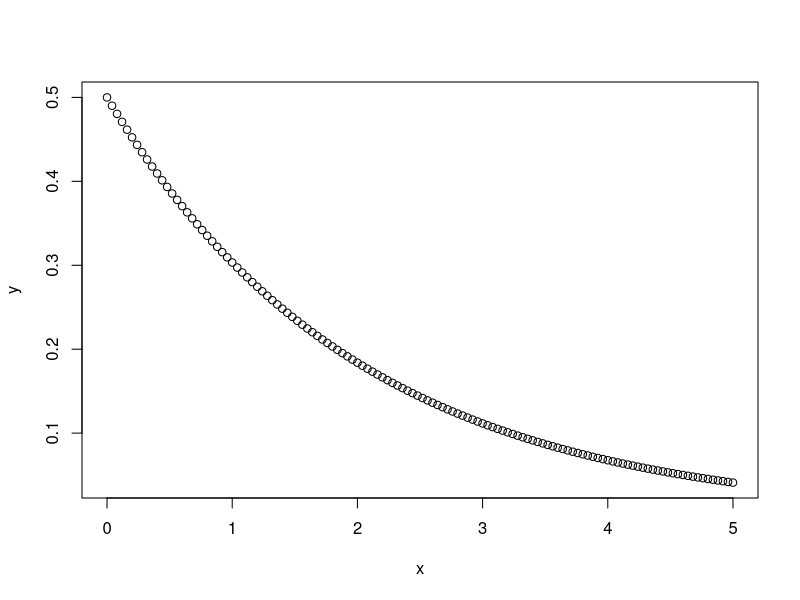
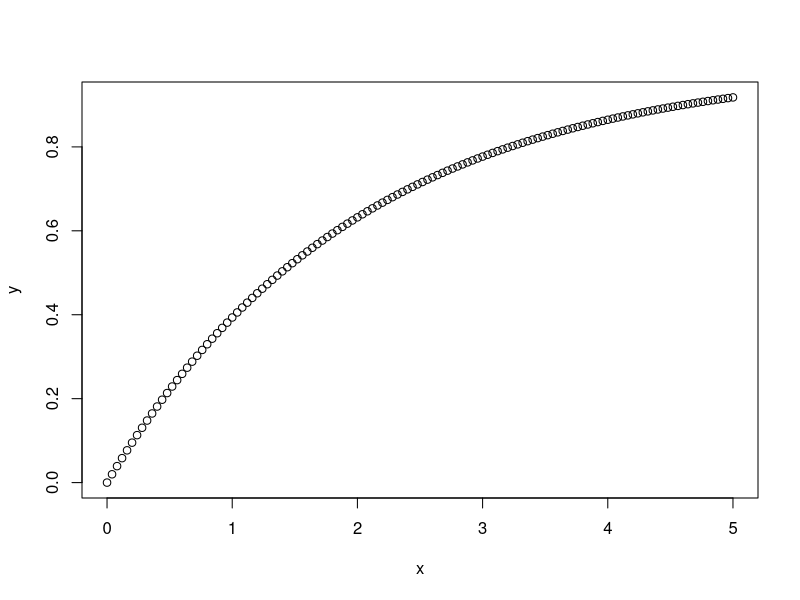
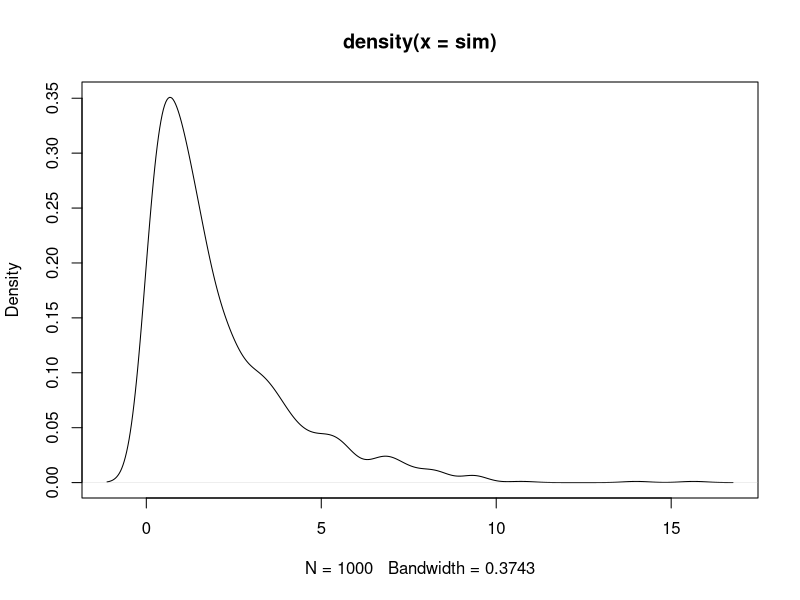

The R source for these figures, in order:
#Q1 A
a = 1-punif(45,0,60)
a

#Q1 B
b = punif(30,0,60) - punif(19,0,60)
b

#Q2 A
a = dexp(x = 3,rate = 1/2)
a
#Q2 B
x<- seq(0,5,0.04)
x
y<- dexp(x,1/2)
plot(x = x,y = y)
#Q2 C
c = pexp(q = 3,rate = 1/2)
c
#Q2 D
y<-pexp(q = x,rate = 1/2)
plot(x,y)
#Q2 E
n=1000
sim = rexp(n,1/2)
plot(density(sim))

#Q3 A
alpha = 2
beta = 1/3
a=pgamma(1,shape = alpha, scale=beta,lower.tail = FALSE)
a
b= qgamma(0.70,shape=alpha,scale = beta)
b